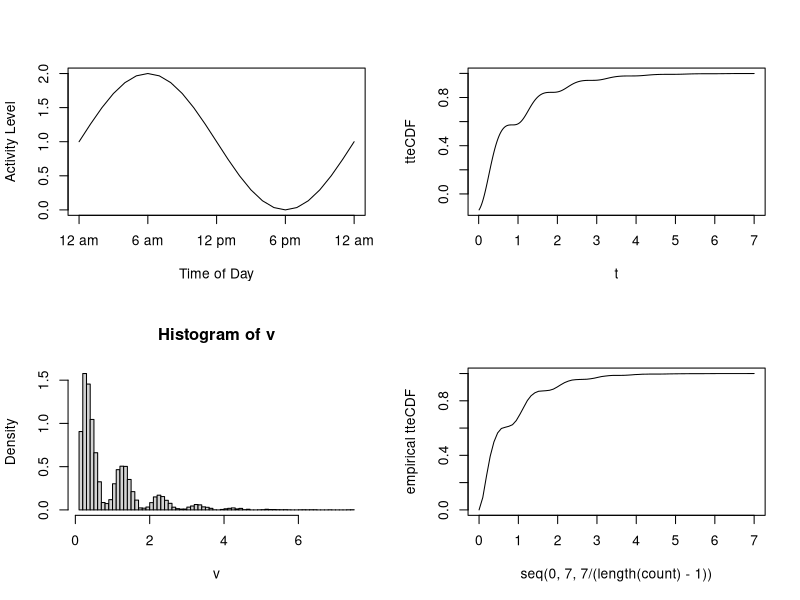
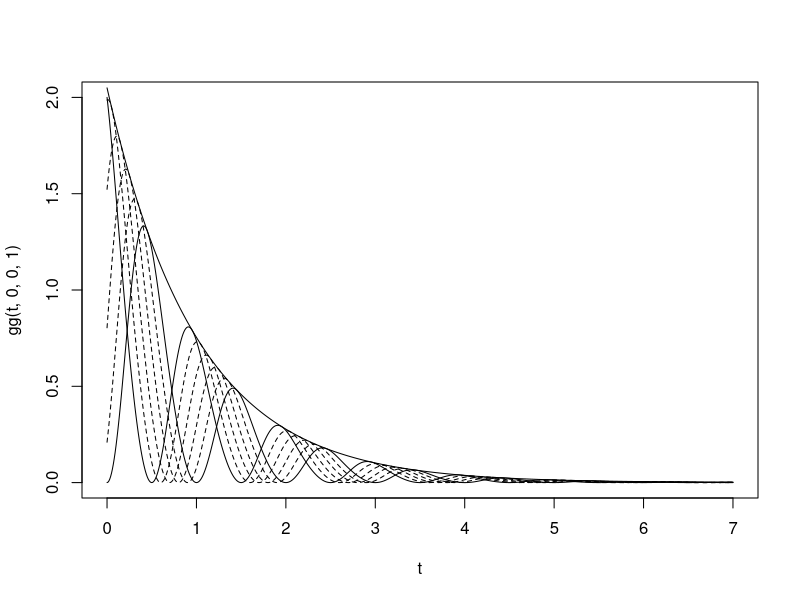
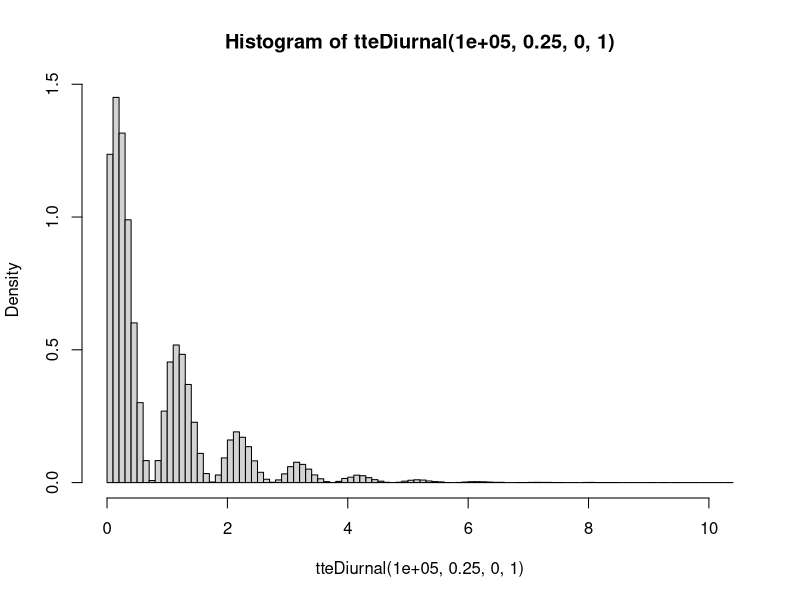
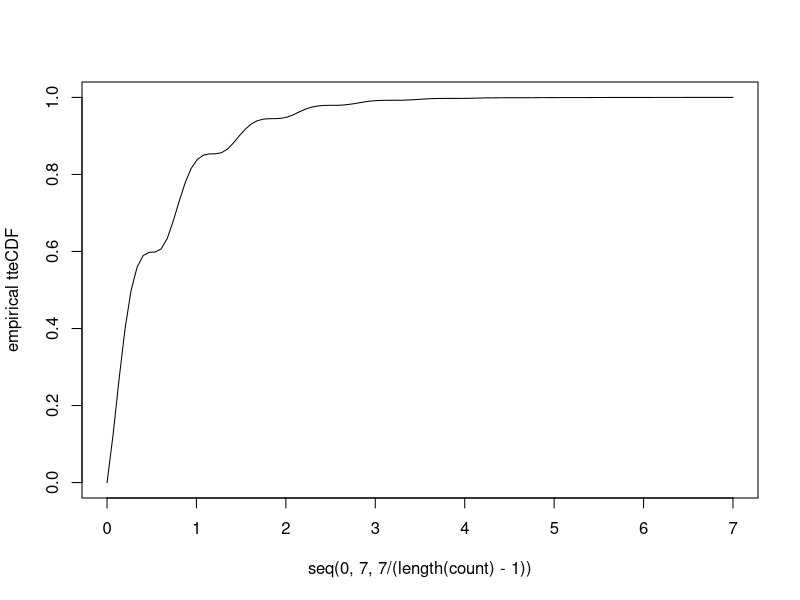

The R source for these figures, in order:

### changes from tteDiurnal - added peak and now (peak of activity, now is current time)
### both of these new parameters are given as fractions of days - can easily change to
### exact hour of day if need be

################# First Method - CDF Inversion Using Newton's Method ###################
#################                 Less Efficient                     ###################

par(mfrow=c(2,2))

ff = function(t, peak=0, now=0,amp=1){
  amp*(1+cos(2*pi*(t-peak)))
}

ttt = seq(0,1,1/24)

plot(ttt*24, ff(ttt,.25), type = 'l', ylab = "Activity Level", xlab = "Time of Day", xaxt = "n") 
axis(1, c(0:4)*6, c("12 am", "6 am", "12 pm", "6 pm", "12 am"))

gg = function(t,peak,now,lam){
  lam*(1+cos(2*pi*(t-peak-now)))*exp(-lam*(t+sin(2*pi*(t-peak-now))/(2*pi)))
}

hh = function(t,peak,now,lam){
  1-exp(-lam*(t+sin(2*pi*(t-peak-now))/(2*pi)))
}

t = 1:700/100
plot(t,hh(t,.25,.1,1),type="l",ylab = "tteCDF")

newton = function(f,J,x0,tol) {
  #standard newton's method, compute f and Jacobian as functions
  while (norm(f(x0),'2') > tol) {
    x0 = x0 - qr.solve(J(x0),f(x0))
  }
  return(x0)
}

tteDiurnal = function(N,peak,now,lam){
  v = rep(0,N)
  u = rexp(N,lam)
  for(i in 1:N){
    f = function(t,s=u[i]){
      1.1*t+sin(2*pi*(t-peak-now))/(2*pi)-s
    }
    fp = function(t){
      1.1+cos(2*pi*(t-peak-now))
    }
    v[i] = newton(f,fp,u[i],10^-2)
  }
  return(v)
}

v = tteDiurnal(10000,.25,.1,1)

count = c(0,hist(v,freq=F,breaks=100)$count)
plot(seq(0,7,7/(length(count)-1)),cumsum(count)/sum(count),type="l",ylab="empirical tteCDF",ylim=c(0,1))


##################### Second Method - Rejection Method #####################
#####################           More Efficient         ##################### 

par(mfrow=c(1,1))

## need to define pdf f1, dominating pdf f2, and constant ST c*f2 > f1
## the smaller the constant, the more efficient the method

## f1
gg = function(t,peak,now,lam){
  lam*(1+cos(2*pi*(t-peak-now)))*exp(-lam*(t+sin(2*pi*(t-peak-now))/(2*pi)))
}

## f2
GG = function(t,lam){
  lam*exp(-lam*t)
}

## to find minimum c to optimize efficiency, need to solve
## f1 <= c*f2 for minimal value of c; in this case,
## this becomes the maximum value of the function
## 1+cos(2*pi*t)-2*pi*sin(2*pi*t)-sin^2(2*pi*t)
## peak and now shifts are left out - the don't affect the optimization, so WLOG assume 0

g = function(t,lam){
  (1+cos(2*pi*t))*exp(-lam*sin(2*pi*t)/(2*pi))
}

gp = function(t){
  cos(2*pi*t)+1+2*pi*sin(2*pi*t)-sin(2*pi*t)^2
}

gpp = function(t){
  2*pi*(-sin(2*pi*t)+2*pi*cos(2*pi*t)+2*sin(2*pi*t)*cos(2*pi*t))
}

xval = newton(gp,gpp,2,10^-4)
gpp(xval)
lam = 1
c = g(xval,lam)

t = seq(0,7,.01)
## plotting to show dominance with constant c = 2.0495
plot(t,gg(t,0,0,1),type="l")
lines(t,c*GG(t,1))
lines(t,gg(t,.1,0,1),lty=2)
lines(t,gg(t,.2,0,1),lty=2)
lines(t,gg(t,.3,0,1),lty=2)
lines(t,gg(t,.4,0,1),lty=2)
lines(t,gg(t,.5,0,1))

#lines(t,-gg(t,0,1))
#lines(t,-c*GG(t,1))
#polygon(c(t,rev(t)),c(gg(t,0,1),rev(c*GG(t,1))),col="red")
#polygon(c(t,rev(t)),c(-gg(t,0,1),rev(-c*GG(t,1))),col="red")
#polygon(c(t,rev(t)),c(gg(t,0,1),rev(-gg(t,0,1))),col="orange")


tteDiurnal = function(N,peak,now,lam){
  v = rep(0,N)
  for(i in 1:N){
    c = 2.0495
    vtemp = 0
    tt = 2
    u = 1
    while(tt*u > 1){
      v[i] = rexp(1,lam)
      tt = c*GG(v[i],lam)/gg(v[i],peak,now,lam)
      u = runif(1)
    }
  }
  return(v)
}

count = c(0,hist(tteDiurnal(100000,.25,0,1),freq=F,breaks=100)$count)
plot(seq(0,7,7/(length(count)-1)),cumsum(count)/sum(count),type="l",ylab="empirical tteCDF",ylim=c(0,1))